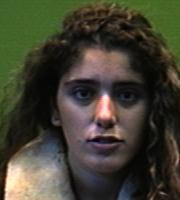
#> input picture Input/faces94/female/9338535/9338535.12.jpg, 180 x 200 px
$ jupyter execute --allow-errors Metricas1y2.ipynb
#> lines starting #> are read from the running program, lines starting #| are printed output that depends on the picture
Descripción de la Metrica Euclidiana

[cell 1]
#Cargamos los datos
import cv2
import glob
import numpy as np
import matplotlib.pyplot as plt
import pandas as pd
from scipy import stats

dataset_root = "../Input" #se para en una carpeta anterior de donde se encuentra el trabajo
dataset_faces94 = dataset_root + "/faces94"
dataset_female = dataset_faces94 + "/female"
dataset_male = dataset_faces94 + "/male"
dataset_malestaff = dataset_faces94 + "/malestaff"

dataset_outliers = dataset_faces94 + "/Outliers"

def readFaces94female (gray=False):
    return readImagesFromDataSet(dataset_female,gray)

def readFaces94male (gray=False):
    return readImagesFromDataSet(dataset_male,gray)

def readFaces94malestaff (gray=False):
    return readImagesFromDataSet(dataset_malestaff,gray)

def readoutliers (gray=False):
    return readImagesFromDataSet(dataset_outliers,gray)

def readImagesFromDataSet(datasetDir, gray=False):
    images = []
    directories = glob.glob(datasetDir + "/*")
    for directory in directories:
        images += readImagesFromDirectory(directory, gray)

    return np.array(images, dtype="float32")

def readImagesFromDirectory(directory, gray=False):
#> called with directory = '../Input/faces94/female/9338535', gray = True
    images = []
    imageNames = glob.glob(directory + "/*.jp*")
    for imageName in imageNames:
        image = cv2.imread(imageName)
#> image is the input picture: shape (200, 180, 3); mean B, G, R 49.7, 64.4, 66.2
        images.append(cv2.cvtColor(image, cv2.COLOR_BGR2GRAY) if gray else image)

    return images

[cell 2]
image2 = cv2.imread('9336923.1.jpg')
#> (the rest of this cell did not finish here and is left out)

[cell 3]
face94_female = readFaces94female(gray=True)
#> in readImagesFromDataSet, `images += readImagesFromDirectory(directory, gray)`: images = 1 item
#> (the rest of this cell did not finish here and is left out)

[cell 4]
#Calculo de la Media
N, alto, largo = face94_female.shape
#> N = 1; alto = 200; largo = 180
print(face94_female.shape)
#| (1, 200, 180)
media_face=np.mean(face94_female, axis=0)
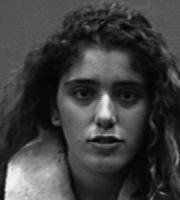
#> media_face: shape (200, 180) float32; min 1, max 248, mean 63.3
print(media_face)
#> (printed output is left out)
plt.imshow(media_face, cmap=plt.cm.gray)

[cell 5]
#calculo de la mediana
mediana_face=np.median(face94_female, axis=0)
print(mediana_face)
#> (printed output is left out)
plt.imshow(mediana_face, cmap=plt.cm.gray)

[cell 6]
#calculo de la metrica contra la mediana y la media
distanciaMedia= np.linalg.norm(media_face-face94_female, ord=None, axis=(1,2), keepdims=False)
#> distanciaMedia = [0]
print(media_face.shape)
#| (200, 180)
print(face94_female.shape)
#| (1, 200, 180)
#print(distanciaMedia)

#s se crea el histograma
plt.title('DistanciaMedia')
plt.hist(distanciaMedia)
plt.grid(True)
plt.show()
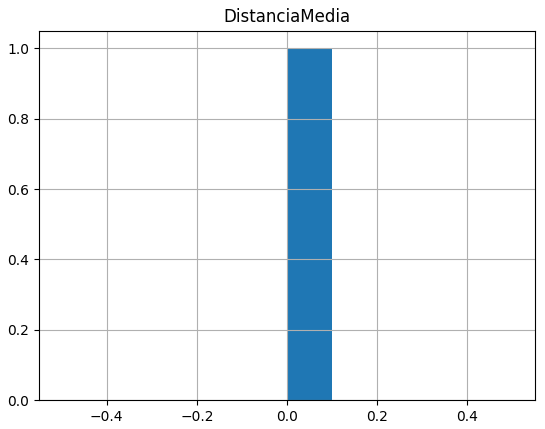
#> figure drawn by matplotlib, 1 panel; tallest bar 1 high, from x = 0 to 0.1
plt.clf()

# se crea el Boxplot
red_square = dict(markerfacecolor='r', marker='s')
fig5, ax5 = plt.subplots()
ax5.set_title('Horizontal Boxes')
ax5.boxplot(distanciaMedia, vert=False, flierprops=red_square)
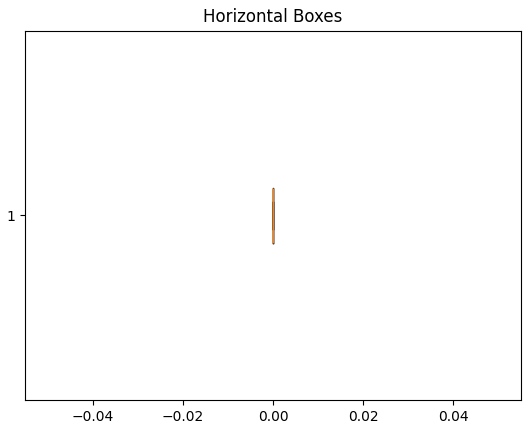
#> figure drawn by matplotlib, 1 panel

[cell 7]
# se sacan los outliers
z = np.abs(stats.zscore(distanciaMedia))
#> z = [nan]
#print(z)
outliers=np.where(z > 3)
#> outliers = (empty array,)
print(outliers)
#| (array([], dtype=int64),)

#> (the rest of this cell did not finish here and is left out)

[cell 8]
#Datos atipicos dentro de la muestra
distanciaMediana= np.linalg.norm(mediana_face-face94_female, ord=None, axis=(1,2), keepdims=False)
#> distanciaMediana = [0]
